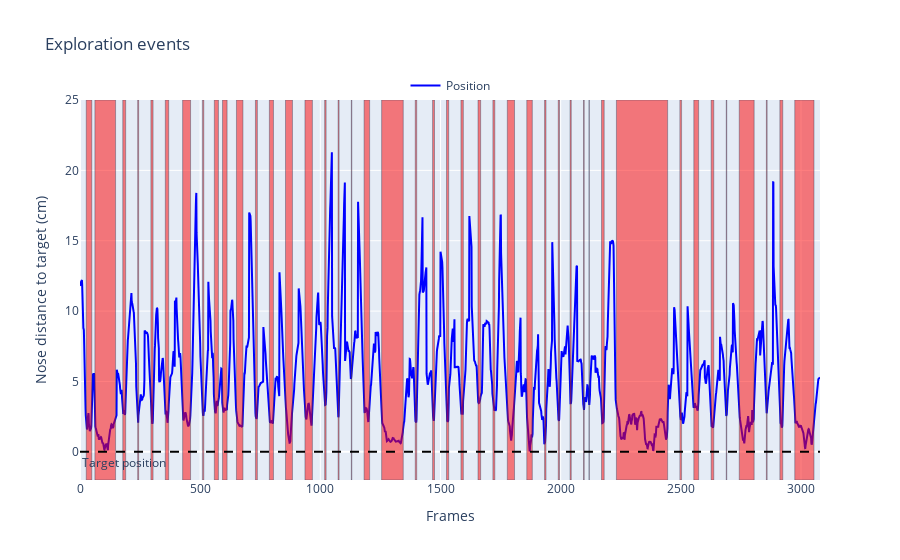

The cell this chart's notebook holds for it:
### Markdown cell above
---
We can see on the testing data that the exploratory events happen when the nose gets close to the object

### Code cell
rst.plot_example_data(model_dict['X_ts'], model_dict['y_ts'])

### Figure 1 — Plotly figure (JSON) as saved in the notebook; plotly's stock layout.template omitted (floating-point values rounded to 4 significant figures; data arrays with more than 128 entries replaced by an {"elided": "..."} marker saying what was removed)
{"data": [{"line": {"color": "blue"}, "mode": "lines", "name": "Position", "type": "scatter", "x": {"elided": "3080 int values"}, "y": {"elided": "3080 float values"}}], "layout": {"annotations": [{"showarrow": false, "text": "Target position", "x": 0, "xanchor": "left", "xref": "x domain", "y": 0, "yanchor": "top", "yref": "y"}], "legend": {"bgcolor": "rgba(255,255,255,0.5)", "orientation": "h", "x": 0.5, "xanchor": "center", "y": 1, "yanchor": "bottom"}, "shapes": [{"fillcolor": "rgba(255,0,0,0.5)", "line": {"width": 0.4}, "type": "rect", "x0": 26, "x1": 49, "y0": -2, "y1": 25}, {"fillcolor": "rgba(255,0,0,0.5)", "line": {"width": 0.4}, "type": "rect", "x0": 62, "x1": 148, "y0": -2, "y1": 25}, {"fillcolor": "rgba(255,0,0,0.5)", "line": {"width": 0.4}, "type": "rect", "x0": 178, "x1": 190, "y0": -2, "y1": 25}, {"fillcolor": "rgba(255,0,0,0.5)", "line": {"width": 0.4}, "type": "rect", "x0": 240, "x1": 244, "y0": -2, "y1": 25}, {"fillcolor": "rgba(255,0,0,0.5)", "line": {"width": 0.4}, "type": "rect", "x0": 295, "x1": 304, "y0": -2, "y1": 25}, {"fillcolor": "rgba(255,0,0,0.5)", "line": {"width": 0.4}, "type": "rect", "x0": 355, "x1": 369, "y0": -2, "y1": 25}, {"fillcolor": "rgba(255,0,0,0.5)", "line": {"width": 0.4}, "type": "rect", "x0": 427, "x1": 460, "y0": -2, "y1": 25}, {"fillcolor": "rgba(255,0,0,0.5)", "line": {"width": 0.4}, "type": "rect", "x0": 510, "x1": 515, "y0": -2, "y1": 25}, {"fillcolor": "rgba(255,0,0,0.5)", "line": {"width": 0.4}, "type": "rect", "x0": 559, "x1": 576, "y0": -2, "y1": 25}, {"fillcolor": "rgba(255,0,0,0.5)", "line": {"width": 0.4}, "type": "rect", "x0": 593, "x1": 612, "y0": -2, "y1": 25}, {"fillcolor": "rgba(255,0,0,0.5)", "line": {"width": 0.4}, "type": "rect", "x0": 651, "x1": 678, "y0": -2, "y1": 25}, {"fillcolor": "rgba(255,0,0,0.5)", "line": {"width": 0.4}, "type": "rect", "x0": 730, "x1": 738, "y0": -2, "y1": 25}, {"fillcolor": "rgba(255,0,0,0.5)", "line": {"width": 0.4}, "type": "rect", "x0": 788, "x1": 805, "y0": -2, "y1": 25}, {"fillcolor": "rgba(255,0,0,0.5)", "line": {"width": 0.4}, "type": "rect", "x0": 855, "x1": 884, "y0": -2, "y1": 25}, {"fillcolor": "rgba(255,0,0,0.5)", "line": {"width": 0.4}, "type": "rect", "x0": 936, "x1": 967, "y0": -2, "y1": 25}, {"fillcolor": "rgba(255,0,0,0.5)", "line": {"width": 0.4}, "type": "rect", "x0": 1018, "x1": 1024, "y0": -2, "y1": 25}, {"fillcolor": "rgba(255,0,0,0.5)", "line": {"width": 0.4}, "type": "rect", "x0": 1074, "x1": 1078, "y0": -2, "y1": 25}, {"fillcolor": "rgba(255,0,0,0.5)", "line": {"width": 0.4}, "type": "rect", "x0": 1129, "x1": 1131, "y0": -2, "y1": 25}, {"fillcolor": "rgba(255,0,0,0.5)", "line": {"width": 0.4}, "type": "rect", "x0": 1182, "x1": 1205, "y0": -2, "y1": 25}, {"fillcolor": "rgba(255,0,0,0.5)", "line": {"width": 0.4}, "type": "rect", "x0": 1255, "x1": 1345, "y0": -2, "y1": 25}, {"fillcolor": "rgba(255,0,0,0.5)", "line": {"width": 0.4}, "type": "rect", "x0": 1395, "x1": 1401, "y0": -2, "y1": 25}, {"fillcolor": "rgba(255,0,0,0.5)", "line": {"width": 0.4}, "type": "rect", "x0": 1467, "x1": 1475, "y0": -2, "y1": 25}, {"fillcolor": "rgba(255,0,0,0.5)", "line": {"width": 0.4}, "type": "rect", "x0": 1525, "x1": 1534, "y0": -2, "y1": 25}, {"fillcolor": "rgba(255,0,0,0.5)", "line": {"width": 0.4}, "type": "rect", "x0": 1585, "x1": 1595, "y0": -2, "y1": 25}, {"fillcolor": "rgba(255,0,0,0.5)", "line": {"width": 0.4}, "type": "rect", "x0": 1656, "x1": 1667, "y0": -2, "y1": 25}, {"fillcolor": "rgba(255,0,0,0.5)", "line": {"width": 0.4}, "type": "rect", "x0": 1718, "x1": 1726, "y0": -2, "y1": 25}, {"fillcolor": "rgba(255,0,0,0.5)", "line": {"width": 0.4}, "type": "rect", "x0": 1778, "x1": 1808, "y0": -2, "y1": 25}, {"fillcolor": "rgba(255,0,0,0.5)", "line": {"width": 0.4}, "type": "rect", "x0": 1859, "x1": 1882, "y0": -2, "y1": 25}, {"fillcolor": "rgba(255,0,0,0.5)", "line": {"width": 0.4}, "type": "rect", "x0": 1933, "x1": 1939, "y0": -2, "y1": 25}, {"fillcolor": "rgba(255,0,0,0.5)", "line": {"width": 0.4}, "type": "rect", "x0": 1990, "x1": 1995, "y0": -2, "y1": 25}, {"fillcolor": "rgba(255,0,0,0.5)", "line": {"width": 0.4}, "type": "rect", "x0": 2039, "x1": 2044, "y0": -2, "y1": 25}, {"fillcolor": "rgba(255,0,0,0.5)", "line": {"width": 0.4}, "type": "rect", "x0": 2095, "x1": 2098, "y0": -2, "y1": 25}, {"fillcolor": "rgba(255,0,0,0.5)", "line": {"width": 0.4}, "type": "rect", "x0": 2118, "x1": 2119, "y0": -2, "y1": 25}, {"fillcolor": "rgba(255,0,0,0.5)", "line": {"width": 0.4}, "type": "rect", "x0": 2170, "x1": 2181, "y0": -2, "y1": 25}, {"fillcolor": "rgba(255,0,0,0.5)", "line": {"width": 0.4}, "type": "rect", "x0": 2232, "x1": 2445, "y0": -2, "y1": 25}, {"fillcolor": "rgba(255,0,0,0.5)", "line": {"width": 0.4}, "type": "rect", "x0": 2496, "x1": 2503, "y0": -2, "y1": 25}, {"fillcolor": "rgba(255,0,0,0.5)", "line": {"width": 0.4}, "type": "rect", "x0": 2554, "x1": 2574, "y0": -2, "y1": 25}, {"fillcolor": "rgba(255,0,0,0.5)", "line": {"width": 0.4}, "type": "rect", "x0": 2626, "x1": 2637, "y0": -2, "y1": 25}, {"fillcolor": "rgba(255,0,0,0.5)", "line": {"width": 0.4}, "type": "rect", "x0": 2689, "x1": 2691, "y0": -2, "y1": 25}, {"fillcolor": "rgba(255,0,0,0.5)", "line": {"width": 0.4}, "type": "rect", "x0": 2743, "x1": 2805, "y0": -2, "y1": 25}, {"fillcolor": "rgba(255,0,0,0.5)", "line": {"width": 0.4}, "type": "rect", "x0": 2856, "x1": 2859, "y0": -2, "y1": 25}, {"fillcolor": "rgba(255,0,0,0.5)", "line": {"width": 0.4}, "type": "rect", "x0": 2912, "x1": 2924, "y0": -2, "y1": 25}, {"fillcolor": "rgba(255,0,0,0.5)", "line": {"width": 0.4}, "type": "rect", "x0": 2974, "x1": 3054, "y0": -2, "y1": 25}, {"line": {"color": "black", "dash": "dash"}, "type": "line", "x0": 0, "x1": 1, "xref": "x domain", "y0": 0, "y1": 0, "yref": "y"}], "showlegend": true, "title": {"text": "Exploration events"}, "xaxis": {"title": {"text": "Frames"}}, "yaxis": {"range": [-2, 25], "title": {"text": "Nose distance to target (cm)"}}}}
